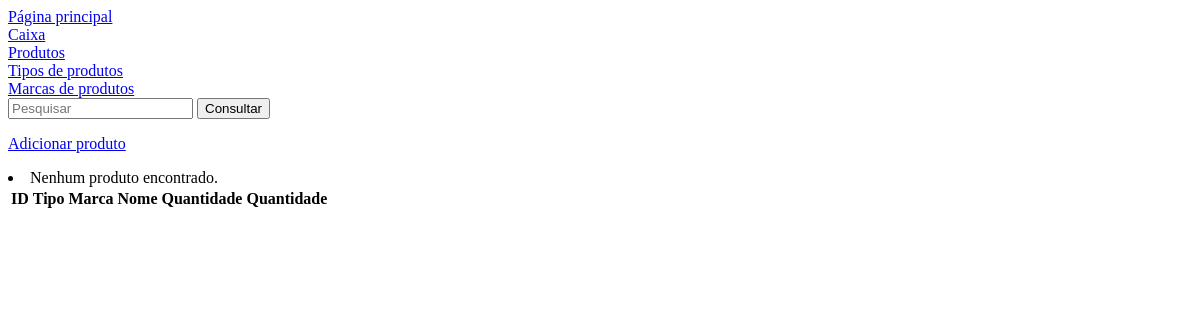
The page /estoque/produtos/ on the database as committed earlier.
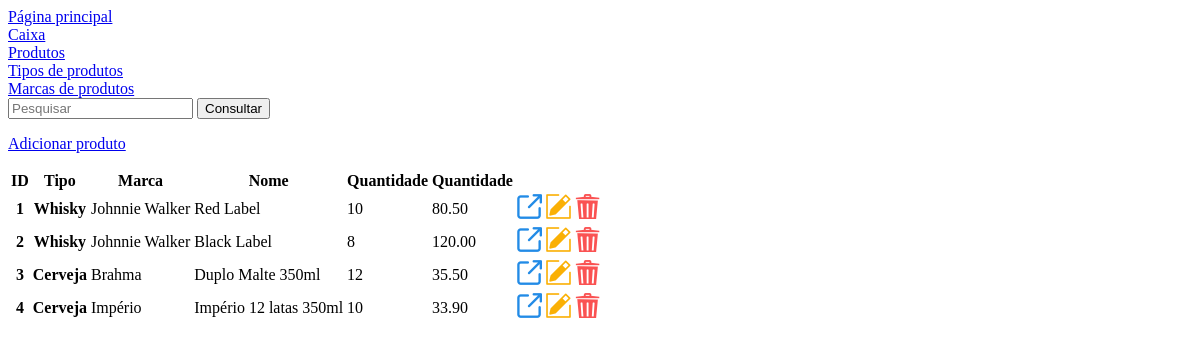
The same page on the database as committed later.
### gestao_estoque/models.py (models this page shows, shortened)
class Produto(models.Model):
    type = models.ForeignKey(TipoProduto, on_delete=models.CASCADE)
    brand = models.ForeignKey(MarcaProduto, on_delete=models.CASCADE)
    name = models.CharField(max_length=50)
    quantity = models.PositiveIntegerField(default=0)
    price = models.DecimalField(max_digits=8 ,decimal_places=2)
    image = models.ImageField(upload_to='produtos/')
    active = models.BooleanField(default=True)

class TipoProduto(models.Model):
    type = models.CharField(max_length=50, unique=True)
    image = models.ImageField(upload_to='tipos/', null=True, blank=True)

class MarcaProduto(models.Model):
    brand = models.CharField(max_length=50, unique=True)

### gestao_estoque/views.py (the view, shortened to what this page needs)
# urls.py: path('produtos/', ProdutosListView.as_view(), name='produtos'),
class ProdutosListView(ListView):
    model = Produto
    template_name = 'gestao_estoque/produtos.html'
    paginate_by = 10
    def get_queryset(self):
        queryset = super().get_queryset().order_by('id')
        query = self.request.GET.get('search')
        return queryset

### gestao_estoque/templates/gestao_estoque/produtos.html (shortened to what this page needs)
{% extends "app/base.html" %}
{% load static %}
{% block main%}
    <form action="{% url 'produtos' %}" method="GET">
        <input type="search" name="search" placeholder="Pesquisar" class="form-control">
        <input type="submit" value="Consultar">
    </form>
    <p>
        <a href="{% url 'produto-create' %}">Adicionar produto</a>
    </p>
    <div>
        <table>
            <thead>
            <tr>
                <th scope="col">ID</th>
                <th scope="col">Tipo</th>
                <th scope="col">Marca</th>
                <th scope="col">Nome</th>
                <th scope="col">Quantidade</th>
                <th scope="col">Quantidade</th>
            </tr>
            </thead>
            <tbody>
                {% for produto in object_list %}
                    <tr>
                        <th>{{ produto.id }}</th>
                        <th>{{ produto.type.type }}</th>
                        <td>{{ produto.brand.brand }}</td>
                        <td>{{ produto.name }}</td>
                        <td>{{ produto.quantity }}</td>
                        <td>{{ produto.price }}</td>
                        <td><a href="{% url 'caixa' %}?search={{ produto.id }}"><img class="icons-crud" src="{% static 'app/images/icons-crud/icon-visualizar.png' %}" alt="Ícone de visualizar"></a></td>
                        <td><a href="{% url 'produto-update' pk=produto.id %}"><img class="icons-crud" src="{% static 'app/images/icons-crud/icon-editar.png' %}" alt="Ícone de editar"></a></td>
                        <td><a href="{% url 'produto-remove' pk=produto.id %}"><img class="icons-crud" src="{% static 'app/images/icons-crud/icon-excluir.png' %}" alt="Ícone de excluir"></a></td>
                    </tr>
                {% empty %}
                    <li>Nenhum produto encontrado.</li>
                {% endfor %}
            </tbody>
        </table>
{% endblock %}

### app/templates/app/base.html (shortened to what this page needs)
{% load static %}
<!DOCTYPE html>
<html lang="pt-BR">
<head>
    <link rel="stylesheet" href="{% static 'app/css/style.css' %}">
</head>
<body>
    <header>
        <a href="{% url 'estoque' %}">Página principal</a><br>
        <a href="{% url 'caixa' %}">Caixa</a><br>
        <a href="{% url 'produtos' %}">Produtos</a><br>
        <a href="{% url 'tipos' %}">Tipos de produtos</a><br>
        <a href="{% url 'marcas' %}">Marcas de produtos</a>
    </header>
    <main>
        {% block main %}{% endblock %}
    </main>
</body>
</html>

### app/static/app/css/style.css (style rules this page uses)
.icons-crud { width: 25px; }

Rows that differ between the two databases and show on the page:
added Produto: id "1", type.type "Whisky", brand.brand "Johnnie Walker", name "Red Label", quantity "10", price "80.50"
added Produto: id "2", type.type "Whisky", brand.brand "Johnnie Walker", name "Black Label", quantity "8", price "120.00"
added Produto: id "3", type.type "Cerveja", brand.brand "Brahma", name "Duplo Malte 350ml", quantity "12", price "35.50"
added Produto: id "4", type.type "Cerveja", brand.brand "Império", name "Império 12 latas 350ml", quantity "10", price "33.90"
Other text that changed with them:
text no longer shown: "Nenhum produto encontrado."
